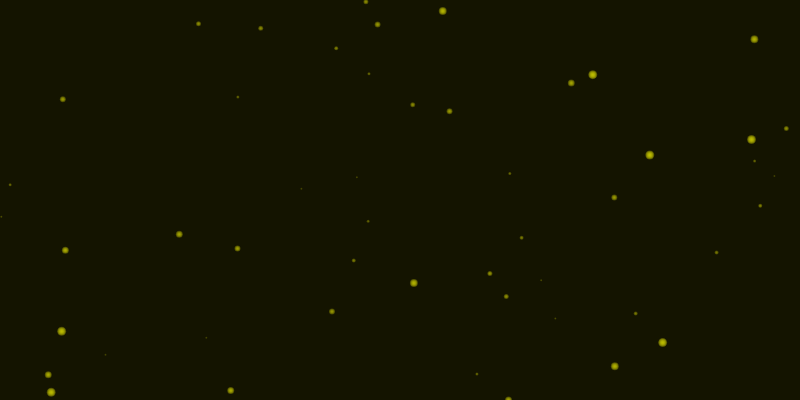
Frame 1 (no input)
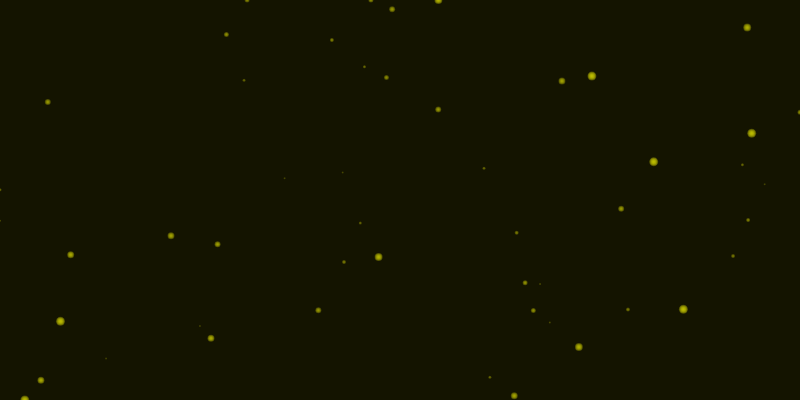
Frame 60 (no input)
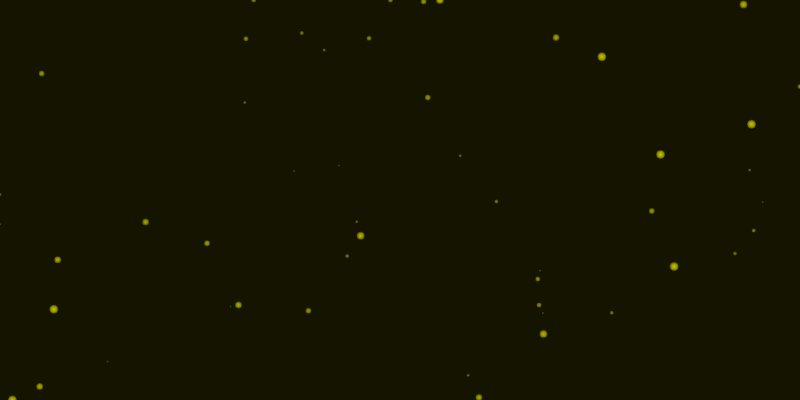
Frame 120 (the mouse pressed at the canvas centre since frame 60)

The p5.js sketch that drew these frames (run headless with seeded random() and noise() and a simulated clock; from frame 60 on, the mouse is pressed at the canvas centre):

// p5.js sketch
// ── sketch.js
let luciernagas = [];
let t = 0;

function setup() {
  createCanvas(800, 400);
  
  // Crear un conjunto de luciérnagas
  for (let i = 0; i < 50; i++) {
    let x = random(width);
    let y = random(height);
    let luciernaga = new Luciernaga(x, y);
    luciernagas.push(luciernaga);
  }
}

function draw() {
  background(20,20,0); // Fondo oscuro
  
  t += 0.01; // Incrementa el valor de tiempo para animar las luciérnagas

  // Dibujar y actualizar las luciérnagas
  for (let i = 0; i < luciernagas.length; i++) {
    luciernagas[i].mover();
    luciernagas[i].mostrar();
  }
}

class Luciernaga {
  constructor(x, y) {
    this.x = x;
    this.y = y;
    this.tamano = random(2, 10);
    this.velX = random(0.5, 2);
    this.velY = random(0.5, 2);
    this.colorBase = color(255, 255, 0); // Amarillo
  }

  mostrar() {
    // Dibuja la luciérnaga como un círculo con degradado amarillo en el centro
    noStroke();
    for (let i = 0; i < this.tamano; i++) {
      let brillo = map(i, 0, this.tamano, 10, 55);
      fill(red(this.colorBase), green(this.colorBase), blue(this.colorBase), brillo);
      ellipse(this.x, this.y, i, i);
    }
  }

  mover() {
    // Utiliza la función noise para animar el movimiento de la luciérnaga
    this.x += map(noise(this.x * 0.01, this.y * 0.01, t), 0, 1, -this.velX, this.velX);
    this.y += map(noise(this.x * 0.01, this.y * 0.01, t + 1000), 0, 1, -this.velY, this.velY);

    // Limita las posiciones de la luciérnaga al lienzo
    this.x = constrain(this.x, 0, width);
    this.y = constrain(this.y, 0, height);
  }
}
